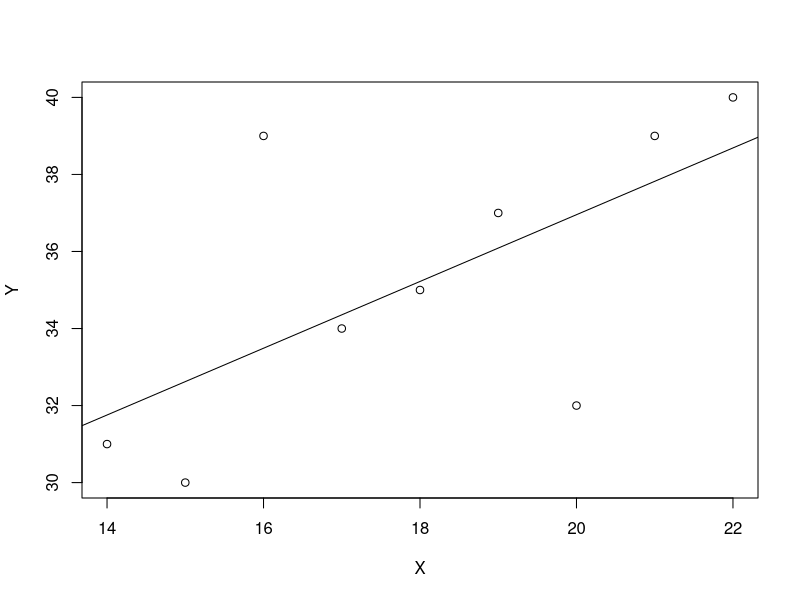

Write R code to recreate this figure. (Note: this script raises an error after producing the figure.)
# Define the data
X <- c(15, 16, 20, 14, 17, 18, 19, 21, 22)
Y <- c(30, 39, 32, 31, 34, 35, 37, 39, 40)

# Fit the linear regression model
model <- lm(Y ~ X)

# Predict Y when X is 29
predict_Y <- predict(model, newdata = data.frame(X = 29))
print(paste("Predicted Y when X is 29: ", predict_Y))

# To find X when Y is 45, we need to fit a reverse model
reverse_model <- lm(X ~ Y)

# Predict X when Y is 45
predict_X <- predict(reverse_model, newdata = data.frame(Y = 45))
print(paste("Predicted X when Y is 45: ", predict_X))

# Calculate the mean of X and Y using the regression lines
mean_X <- mean(model$fitted.values)
mean_Y <- mean(reverse_model$fitted.values)

print(paste("Mean of X using regression line: ", mean_X))
print(paste("Mean of Y using regression line: ", mean_Y))
plot(X, Y)
abline(model)
abline(reverse_model)



z = (xbar-muh)/sd/sqrt(n)  = p-P/sqrt(PQ/n)
z = X1_bar - X2_bar / sqrt(sd_1^2/n1 + sd_2^2/n2) = P1-P2/sqrt(PQ(1/n1 + 1/n2))
